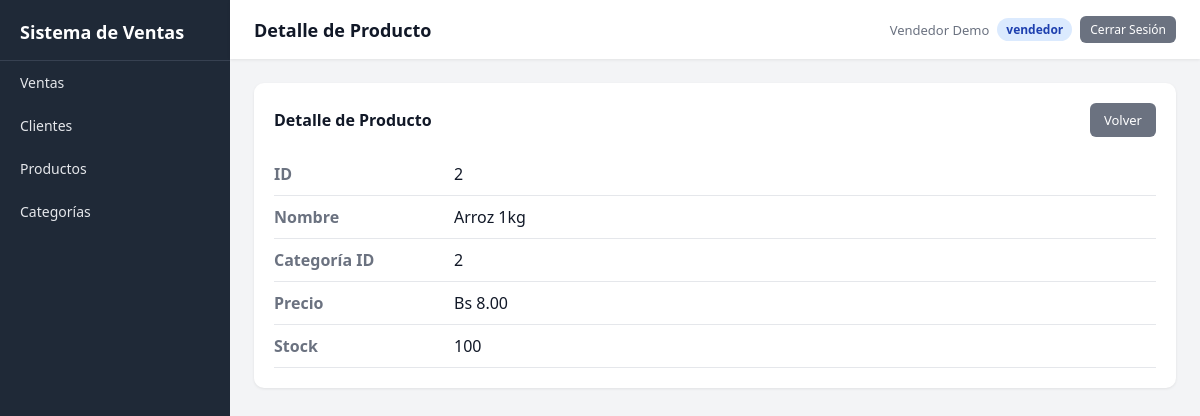
/index.php?c=producto&a=ver&id=2 (signed in), run on the app's committed database.
### tables this page shows
CREATE TABLE productos (
    id INT AUTO_INCREMENT PRIMARY KEY,
    categoria_id INT NOT NULL,
    nombre VARCHAR(150) NOT NULL,
    precio DECIMAL(10,2) NOT NULL,
    stock INT DEFAULT 0,
    FOREIGN KEY (categoria_id) REFERENCES categorias(id)
);

### controllers/ProductoController.php (called while the page is built, shortened)
<?php
class ProductoController {
    private $model, $categoria;
    public function __construct() {
        $this->model = new Producto();
    }
    public function ver() {
        $id = $_GET['id'] ?? 0;
        $producto = $this->model->find($id);
        require __DIR__ . '/../views/productos/ver.php';
    }
}

### index.php (called while the page is built, shortened)
<?php
require_once __DIR__ . '/config/config.php';
$action     = $_GET['a'] ?? DEFAULT_ACTION;
$obj = new $class();
$obj->$action();

### config/config.php (called while the page is built, shortened)
<?php
function url($path = '') {
    return BASE_URL . ltrim($path, '/');
}

### config/database.php (called while the page is built)
<?php
class Database {
    private static $instance = null;
    public static function getConnection() {
        if (self::$instance === null) {
            try {
                self::$instance = new PDO(
                    "mysql:host=localhost;dbname=ventas_db;charset=utf8mb4",
                    "root",
                    "",
                    [
                        PDO::ATTR_ERRMODE => PDO::ERRMODE_EXCEPTION,
                        PDO::ATTR_DEFAULT_FETCH_MODE => PDO::FETCH_ASSOC
                    ]
                );
            } catch (PDOException $e) {
                die("Error de conexión: " . $e->getMessage());
            }
        }
        return self::$instance;
    }
}

### models/BaseModel.php (called while the page is built, shortened)
<?php
require_once __DIR__ . '/../config/database.php';
abstract class BaseModel {
    protected $db;
    protected $table;
    public function __construct() {
        $this->db = Database::getConnection();
    }
    public function find($id) {
        $stmt = $this->db->prepare("SELECT * FROM {$this->table} WHERE id = ?");
        $stmt->execute([$id]);
        return $stmt->fetch();
    }
}

### views/productos/ver.php (the view, shortened to what this page needs)
<?php require_once __DIR__ . '/../layout.php'; layout_head('Detalle de Producto'); ?>
<div class="card">
    <div class="card-header">
        <h3>Detalle de Producto</h3>
        <a class="btn btn-secondary" href="<?= url('index.php?c=producto&a=index') ?>">Volver</a>
    </div>
    <?php if (!$producto): ?>
        <p class="empty">Producto no encontrado.</p>
    <?php else: ?>
        <div class="detail-row"><span class="label">ID</span><span><?= $producto['id'] ?></span></div>
        <div class="detail-row"><span class="label">Nombre</span><span><?= htmlspecialchars($producto['nombre']) ?></span></div>
        <div class="detail-row"><span class="label">Categoría ID</span><span><?= $producto['categoria_id'] ?></span></div>
        <div class="detail-row"><span class="label">Precio</span><span>Bs <?= number_format($producto['precio'], 2) ?></span></div>
        <div class="detail-row"><span class="label">Stock</span><span><?= (int)$producto['stock'] ?></span></div>
    <?php endif; ?>
</div>

### views/layout.php (style rules this page uses)
:root { --sidebar: #1f2937; --sidebar-hover: #374151; --primary: #2563eb; --bg: #f3f4f6; --card: #ffffff; --text: #111827; --muted: #6b7280; --green: #16a34a; --red: #dc2626; --yellow: #d97706; }
* { box-sizing: border-box; }
body { margin: 0; font-family: 'Segoe UI', Roboto, Arial, sans-serif; background: var(--bg); color: var(--text); display: flex; min-height: 100vh; }
a { text-decoration: none; color: inherit; }
.card { background: var(--card); border-radius: 10px; padding: 20px; box-shadow: 0 1px 3px rgba(0,0,0,.08); margin-bottom: 20px; }
.card-header { display: flex; justify-content: space-between; align-items: center; margin-bottom: 16px; }
.card-header h3 { margin: 0; font-size: 16px; }
.btn { display: inline-block; padding: 8px 14px; border-radius: 6px; border: none; font-size: 13px; cursor: pointer; background: var(--primary); color: #fff; transition: .2s; }
.btn-secondary { background: #6b7280; }
.detail-row { display: flex; padding: 10px 0; border-bottom: 1px solid #e5e7eb; }
.detail-row .label { width: 180px; color: var(--muted); font-weight: 600; }

### data on the page
productos: id "2", nombre "Arroz 1kg", categoria "2", precio "8.00", stock "100"

### other printed values
APP_NAME "Sistema de Ventas"
$title "Detalle de Producto"
auth_user_name() "Vendedor Demo"
auth_user_role() "vendedor"
